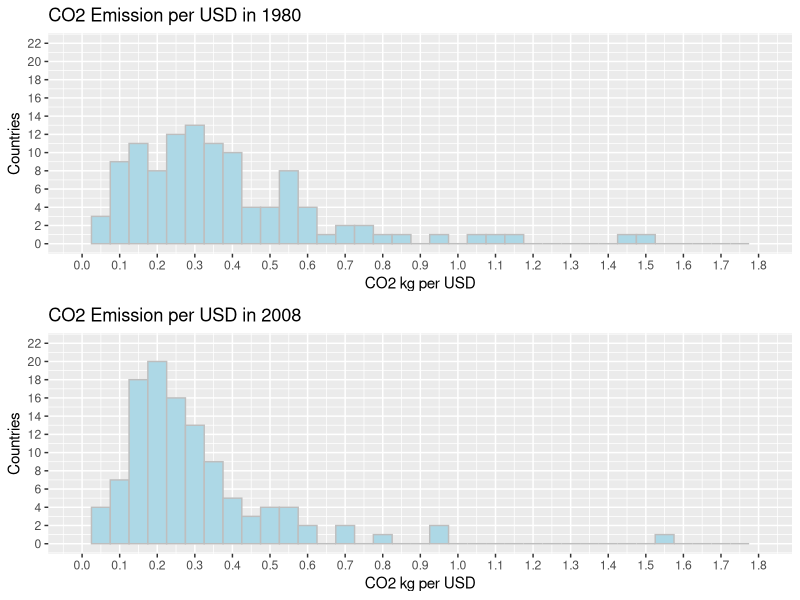
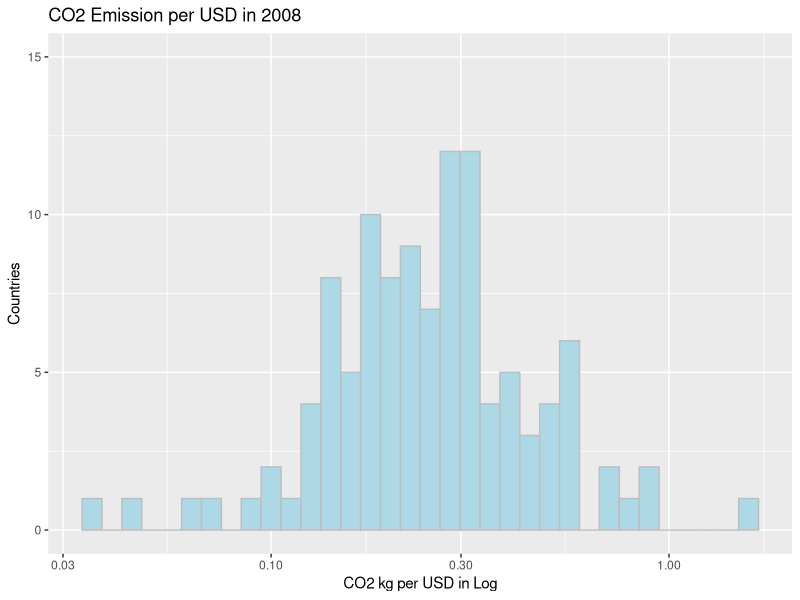
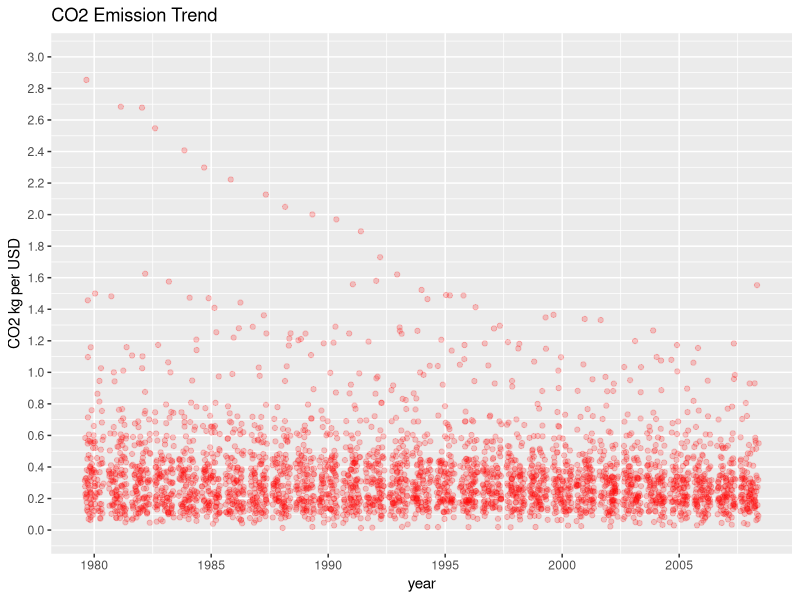
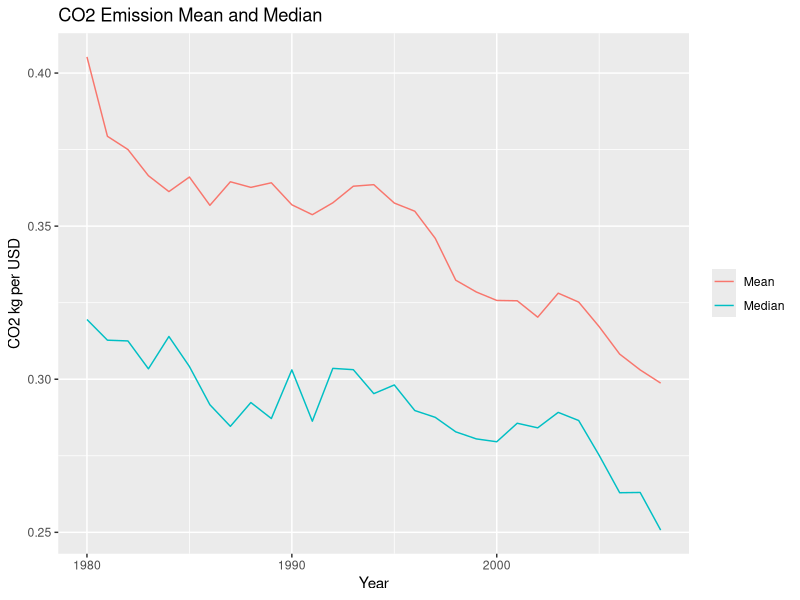
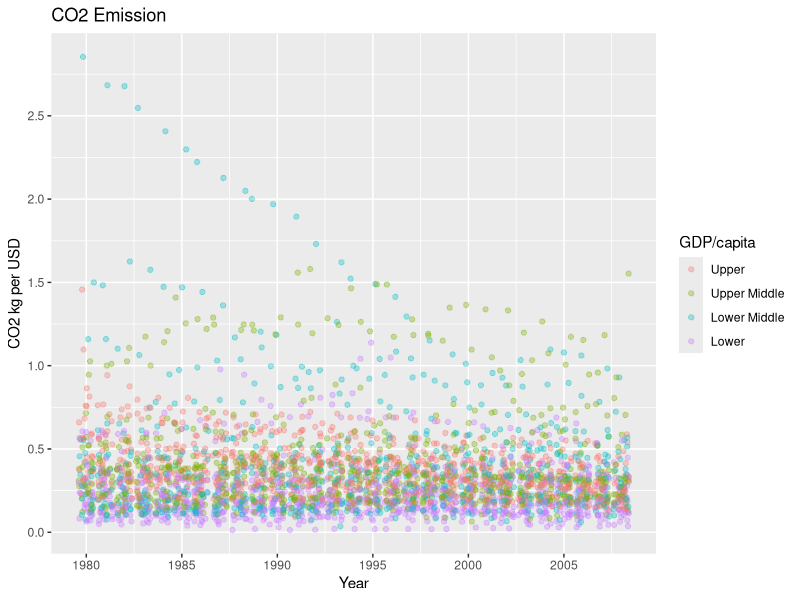
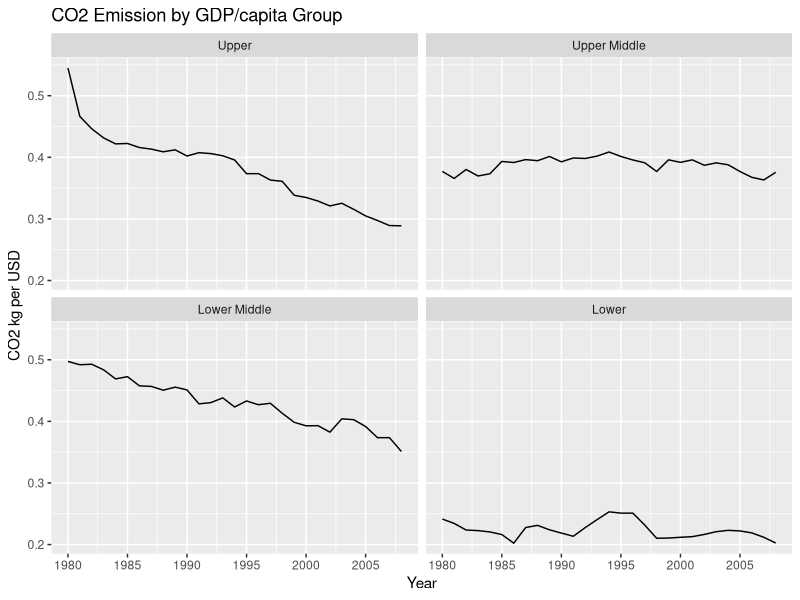

Recreate these plots in R, in order.
## ---- chunk 1
knitr::opts_chunk$set(echo = TRUE)
## ---- chunk 2
library(ggplot2)
library(tidyr)
library(dplyr)
library(gridExtra)
library(reshape2)
## ---- chunk 3
co2_per_usd <- read.csv('../Data/co2 kg per USD.csv')
co2_per_usd <- co2_per_usd[, -c(2:21, 51:53)]
co2_per_usd <- drop_na(co2_per_usd)
colnames(co2_per_usd)[1] <- 'country'
## ---- chunk 4
gdp_capita <- read.csv('../Data/GDPpercapitaconstant2000US.csv')
gdp_capita <- gdp_capita[, c(1, 53)]
gdp_capita <- drop_na(gdp_capita)
colnames(gdp_capita)[1] <- 'country'
## ---- chunk 5

gdp_capita$income_class <- ifelse(gdp_capita$X2011 > 12000, "1_upper",
                                  "2_upper_middle")
gdp_capita$income_class <- ifelse(gdp_capita$X2011 < 3000, "3_lower_middle",
                               gdp_capita$income_class)
gdp_capita$income_class <- ifelse(gdp_capita$X2011 < 1000, "4_lower",
                               gdp_capita$income_class)
gdp_capita <- gdp_capita[-2]

co2_per_usd <- merge(x = co2_per_usd, y = gdp_capita, by = 'country')
## ---- chunk 6
co2_per_usd_1980 <- ggplot(co2_per_usd, aes(X1980)) +
  geom_histogram(binwidth = 1/20, color = 'gray', fill = 'lightblue') +
  labs(title = "CO2 Emission per USD in 1980", x = "CO2 kg per USD", y = "Countries") +
  scale_x_continuous(limits = c(0, 1.8), breaks = seq(0, 1.8, 0.1)) +
  scale_y_continuous(limits = c(0, 22), breaks = seq(0, 22, 2))

co2_per_usd_2008 <- ggplot(co2_per_usd, aes(X2008)) +
  geom_histogram(binwidth = 1/20, color = 'gray', fill = 'lightblue') +
  labs(title = "CO2 Emission per USD in 2008", x = "CO2 kg per USD", y = "Countries") +
  scale_x_continuous(limits = c(0, 1.8), breaks = seq(0, 1.8, 0.1)) +
  scale_y_continuous(limits = c(0, 22), breaks = seq(0, 22, 2))

grid.arrange(co2_per_usd_1980, co2_per_usd_2008, ncol = 1)
## ---- chunk 7
co2_per_usd_2008 + xlab("CO2 kg per USD in Log") + scale_x_log10() +
  scale_y_continuous(limits = c(0, 15), breaks = seq(0, 15, 5))
## ---- chunk 8
summary_1980 <- summary(co2_per_usd$X1980)
summary_2008 <- summary(co2_per_usd$X2008)

cat("\tMin\t   1st Qu.   Median    Mean\t3rd Qu.\t  Max\n", "1980: ",
    summary_1980, "\n\n", "2008: ", summary_2008)
## ---- chunk 9
# transition year variables to values
co2_per_usd_melt <- co2_per_usd
colnames(co2_per_usd_melt) <- c('country', 1980:2008, 'income_class')
co2_per_usd_melt <- melt(co2_per_usd_melt, 
                         id.vars = c('country', 'income_class'),
                         variable.name = 'year', 
                         value.name = 'co2')
# show it in a proper year format
co2_per_usd_melt$year <- as.numeric(co2_per_usd_melt$year) + 1979

co2_per_usd_scatter <- ggplot(co2_per_usd_melt, aes(year, co2)) +
  geom_point(color = 'red', alpha = 1/5, position = position_jitter()) +
  labs(title = "CO2 Emission Trend", y ="CO2 kg per USD")

co2_per_usd_scatter + scale_x_continuous(breaks = seq(1980, 2008, 5)) +
  scale_y_continuous(limits = c(0, 3), breaks = seq(0, 3, 0.2))
## ---- chunk 10
countries_over_1.0_1980 <- co2_per_usd[co2_per_usd$X1980 >= 1.0, 1]
countries_over_1.0_1995 <- co2_per_usd[co2_per_usd$X1995 >= 1.0, 1]
countries_over_1.0_2008 <- co2_per_usd[co2_per_usd$X2008 >= 1.0, 1]

cat(" [Countries over 1.0 CO2 kg per USD in 1980]\n", 
    as.character(countries_over_1.0_1980), "\n\n",
    "[Countries over 1.0 CO2 kg per USD in 1995]\n",
    as.character(countries_over_1.0_1995), "\n\n",
    "[Countries over 1.0 CO2 kg per USD in 2008]\n",
    as.character(countries_over_1.0_2008), "\n\n")
## ---- chunk 11
# how much reduced in 1980~2008
co2_per_usd$reduction_rate <- with(co2_per_usd, (X2008-X1980)/X1980)

# median, top and bottom 10
median_reduction_rate <- median(co2_per_usd$reduction_rate)
most_reduction_countries <- head(arrange(co2_per_usd, reduction_rate), n = 10)
most_reduction_countries <- most_reduction_countries[, c("country", 
                                                         "reduction_rate")]
least_reduction_countries <- head(arrange(co2_per_usd, desc(reduction_rate)), n = 10)
least_reduction_countries <- least_reduction_countries[, c("country",
                                                           "reduction_rate")]

cat("Median reduction rate: ", median_reduction_rate)
## ---- chunk 12
print(most_reduction_countries)
## ---- chunk 13
print(least_reduction_countries)
## ---- chunk 14
co2_per_usd_year <- co2_per_usd_melt %>%
  group_by(year) %>%
  summarise(co2_mean = mean(co2), co2_median = median(co2)) %>%
  arrange(year)

co2_per_usd_line <- ggplot(co2_per_usd_year) +
  geom_line(aes(x = year, y = co2_mean, color = 'blue')) +
  geom_line(aes(x = year, y = co2_median, color = 'green')) +
  labs(title = "CO2 Emission Mean and Median", x = "Year", y = "CO2 kg per USD")

co2_per_usd_line + scale_color_discrete(name = NULL, labels = c("Mean", "Median"))
## ---- chunk 15
corr_co2_time_mean <- with(co2_per_usd_year, cor.test(year, co2_mean))
cat("Correlation Between CO2 and Time: ", corr_co2_time_mean$estimate)
## ---- chunk 16
co2_per_usd_gdp_capita_scatter <- ggplot(co2_per_usd_melt, aes(year, co2)) +
  geom_point(aes(color = income_class), alpha = 1/3, 
             position = position_jitter()) +
  labs(title = "CO2 Emission", x = "Year", y ="CO2 kg per USD")

co2_per_usd_gdp_capita_scatter + scale_x_continuous(breaks = seq(1980, 2008, 5)) +
  scale_y_continuous(breaks = seq(0, 3, 0.5)) +
  scale_color_discrete(name = "GDP/capita", 
                       labels = c("Upper", "Upper Middle", "Lower Middle", "Lower"))
## ---- chunk 17
co2_per_usd_gdp_capita_facet <- co2_per_usd_melt %>%
  group_by(year, income_class) %>%
  summarise(co2_mean = mean(co2)) %>%
  arrange(year)

co2_per_usd_gdp_capita_facet_line <- ggplot(co2_per_usd_gdp_capita_facet) +
  geom_line(aes(x = year, y = co2_mean)) +
  facet_wrap(~income_class, labeller = as_labeller(c("1_upper" = "Upper",
                                            "2_upper_middle" = "Upper Middle",
                                            "3_lower_middle" = "Lower Middle",
                                            "4_lower" = "Lower"))) +
  labs(title = "CO2 Emission by GDP/capita Group", x = "Year", y = "CO2 kg per USD")

co2_per_usd_gdp_capita_facet_line + scale_x_continuous(breaks = seq(1980, 2008, 5))
